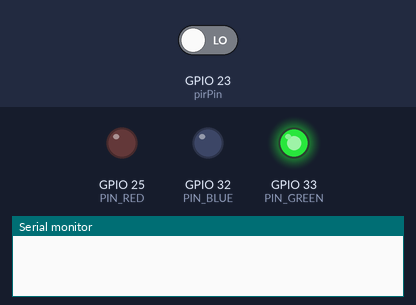
Simulated run of this sketch. Board: ESP32. On the bench: output pins drawn as LEDs (lit = HIGH), the last lines printed to the serial monitor. The inputs (shaded band) are chosen by the test bench; at power-on: GPIO 23 (pirPin) LOW.

Above: at 1.8 s.
1.9 s: GPIO 23 (pirPin) driven HIGH
At 2.9 s:
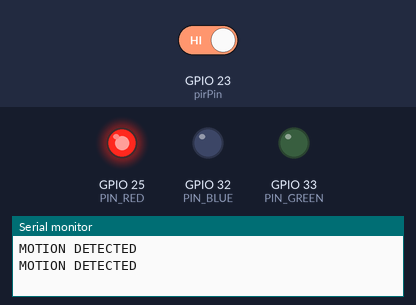
3.5 s: GPIO 23 (pirPin) driven LOW
At 4.0 s:
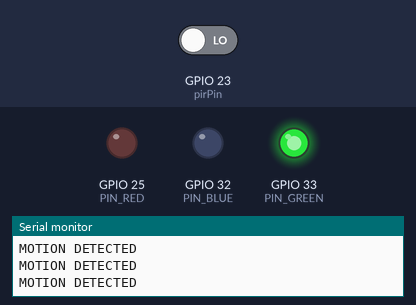
Timing chart, 0 to 6.5 s (numbered marks = the images above; inputs shaded):
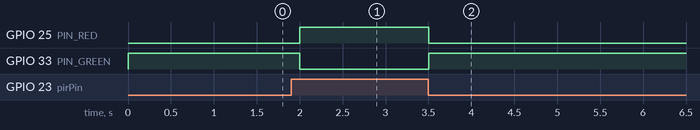

The sketch:

Motion_Light.ino
```cpp
#define pirPin 23

#define PIN_RED 25
#define PIN_BLUE 32
#define PIN_GREEN 33


void setup() {
  // put your setup code here, to run once:
  Serial.begin(115200);
  pinMode(pirPin, INPUT);
   pinMode(PIN_RED, OUTPUT);
  pinMode(PIN_GREEN, OUTPUT);
  pinMode(PIN_BLUE, OUTPUT);
}

void loop() {
  int motionDetected = digitalRead(pirPin);
  if(motionDetected == HIGH)
  {
    Serial.println("MOTION DETECTED");
    analogWrite(PIN_RED, 255);
  analogWrite(PIN_GREEN, 0);
  analogWrite(PIN_BLUE, 0);

  }
  else
  {
      analogWrite(PIN_RED, 0);
  analogWrite(PIN_GREEN, 255);
  analogWrite(PIN_BLUE, 0);


  }
  // put your main code here, to run repeatedly:
  delay(500); // this speeds up the simulation
}
```

Measured:
- after the input at 1.9 s, GPIO 25 (PIN_RED): LOW → HIGH after 0.10 s; GPIO 33 (PIN_GREEN): HIGH → LOW after 0.10 s
- after the input at 3.5 s, GPIO 25 (PIN_RED): HIGH → LOW at once; GPIO 33 (PIN_GREEN): LOW → HIGH at once
